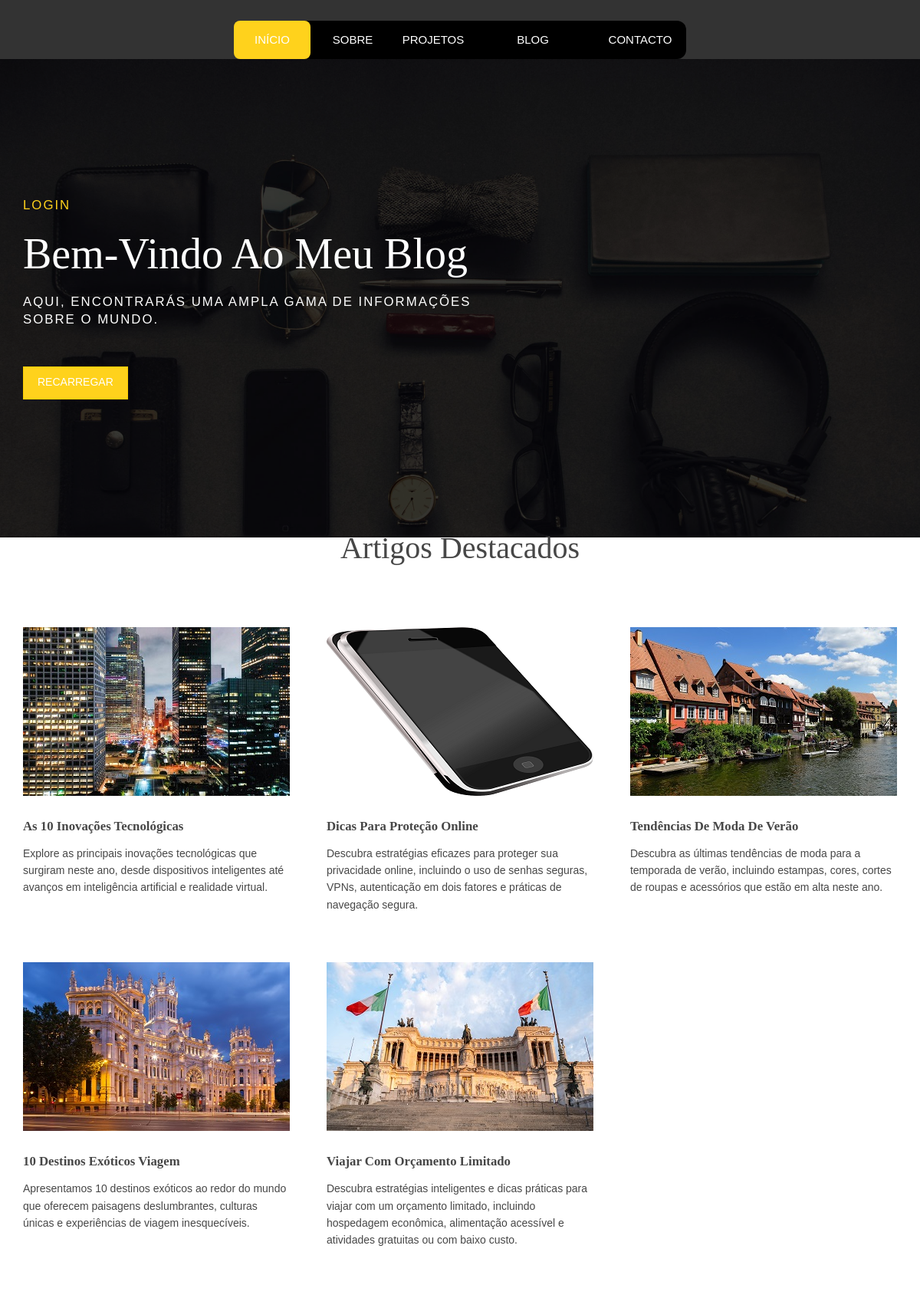
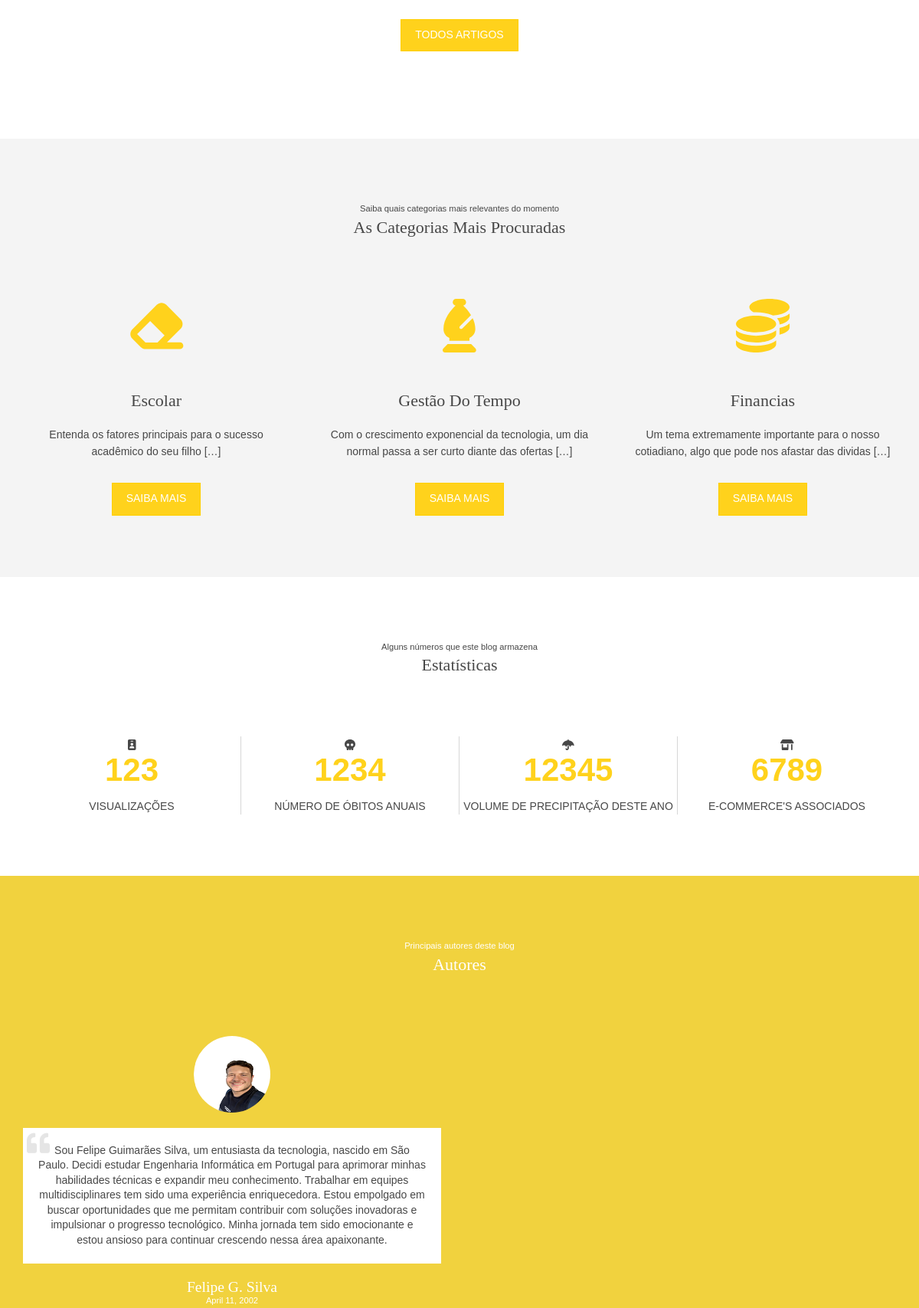
The app's page /artigos_blog/ (upper part) with its own data (2 pictures, top to bottom).
### portifolio/models.py (models this page shows, shortened)
class Artigo(models.Model):
    titulo = models.CharField(max_length=30)
    autor = models.ForeignKey(Autor, on_delete=models.CASCADE)
    categoria = models.ManyToManyField(Categoria, related_name="artigos")
    descricao = models.TextField(blank=False, null=False)
    data = models.DateTimeField(auto_now_add=True)
    destaque = models.BooleanField(default=False)
    imagem = models.ImageField(upload_to='artigos/', blank=True, null=True)
    visitas = models.PositiveIntegerField(default=0)
    conteudo = models.TextField(default='your_default_value', blank=False, null=False)  # Add the default parameter

class Autor(models.Model):
    nome = models.CharField(max_length=30)
    biografia = models.TextField(blank=True, null=True)
    foto = models.ImageField(upload_to='autores/', blank=True, null=True)
    data_nascimento = models.DateField(blank=True, null=True)
    website = models.URLField(blank=True, null=True)

### portifolio/views.py (the view)
# urls.py: path('artigos_blog/', views.artigos_blog, name='artigos_blog'),
def artigos_blog(request):
    categorias = Categoria.objects.all()
    artigos = Artigo.objects.all()
    autores = Autor.objects.all()
    context = {
        'categorias': categorias,
        'artigos': artigos,
        'autores': autores
    }
    return render(request, 'portfolio/blog/blog_template_folder/artigos_blog.html', context)

### portifolio/templates/portfolio/blog/blog_template_folder/artigos_blog.html (shortened to what this page needs)
{% extends 'portfolio/base/layout_base.html' %}
{% block link %}
    {% load static %}
    <link rel="stylesheet" href="{% static 'portfolio/css/blog/blog_template_folder/home_full_template.css' %}">
{% endblock %}
{% block main %}
    <div class="bgded overlay" style="background-image:url('{% static 'portfolio/images/about/header-bg.jpg' %}');">
        <div id="pageintro" class="hoc clear">
            <p>
                {% if request.user.is_authenticated %}
                    user: {{ request.user }}
                    <a href="{% url 'portifolio:logout_blog' %}">Logout</a>
                {% else %}
                    <a href="{% url 'portifolio:login_blog' %}">Login</a>
                {% endif %}
            </p>
            <article>
                <h3 class="heading">Bem-vindo ao meu Blog</h3>
                <p>Aqui, encontrarás uma ampla gama de informações sobre o mundo.</p>
                <footer><a class="btn" href="#">Recarregar</a></footer>
            </article>
        </div>
    </div>
    <div class="wrapper row3">
        <main class="hoc container clear">
            <section id="introblocks">
                <h1 style="padding: 60px; text-align: center; font-size: 40px;">Artigos Destacados</h1>
                <ul class="nospace group">
                    {% for artigo in artigos %}
                        <li class="one_third">
                            <figure><a class="imgover" href="{% url 'portifolio:artigo_blog' artigo.id %}"> <img
                                    src="{{ artigo.imagem.url }}"
                                    alt="Imagem do Artigo"></a>
                                <figcaption>
                                    <h6 class="heading">{{ artigo.titulo }}</h6>
                                    <p>{{ artigo.descricao }}</p>
                                </figcaption>
                            </figure>
                        </li>
                    {% endfor %}
                </ul>
            </section>
            <p style="padding: 20px; text-align: center;">
            </p>
            <p style="padding: 20px; text-align: center;">
                <a href="{% url 'portifolio:artigos_blog' %}" class="btn btn-success btn-block">
                    Todos Artigos</a>
            </p>
        </main>
    </div>
    <div class="wrapper row2">
        <section class="hoc container clear">
            <div class="sectiontitle">
                <p class="nospace font-xs">Saiba quais categorias mais relevantes do momento</p>
                <h6 class="heading">As categorias mais procuradas</h6>
            </div>
            <ul class="nospace group center">
                <li class="one_third first">
                    <article><a href="#"><i class="fas fa-eraser fa-5x btmspace-50"></i></a>
                        <h6 class="heading">Escolar</h6>
                        <p class="btmspace-30">Entenda os fatores principais para o sucesso acadêmico do seu filho [&hellip;]</p>
                        <footer><a class="btn" href="#">Saiba Mais</a></footer>
                    </article>
                </li>
                <li class="one_third">
                    <article><a href="#"><i class="fas fa-chess-bishop fa-5x btmspace-50"></i></a>
                        <h6 class="heading">Gestão do Tempo</h6>
                        <p class="btmspace-30">Com o crescimento exponencial da tecnologia, um dia normal passa a ser
                            curto diante das ofertas [&hellip;]</p>
                        <footer><a class="btn" href="#">Saiba Mais</a></footer>
                    </article>
                </li>
                <li class="one_third">
                    <article><a href="#"><i class="fas fa-coins fa-5x btmspace-50"></i></a>
                        <h6 class="heading">Financias</h6>
                        <p class="btmspace-30">Um tema extremamente importante para o nosso cotiadiano, algo que pode
                            nos afastar das dividas [&hellip;]</p>
                        <footer><a class="btn" href="#">Saiba Mais</a></footer>
                    </article>
                </li>
            </ul>
        </section>
    </div>
    <div class="wrapper row3">
        <section class="hoc container clear">
            <div class="sectiontitle">
                <p class="nospace font-xs">Alguns números que este blog armazena</p>
                <h6 class="heading">Estatísticas</h6>
            </div>
            <ul id="stats" class="nospace group">
                <li><i class="fas fa-id-badge"></i>
                    <p><a href="#">123</a></p>
                    <p>Visualizações</p>
                </li>
                <li><i class="fas fa-skull"></i>
                    <p><a href="#">1234</a></p>
                    <p>Número de óbitos anuais</p>
                </li>
                <li><i class="fas fa-umbrella"></i>
                    <p><a href="#">12345</a></p>
                    <p>Volume de precipitação deste ano</p>
                </li>
                <li><i class="fas fa-store-alt"></i>
                    <p><a href="#">6789</a></p>
                    <p>E-commerce's associados</p>
                </li>
            </ul>
        </section>
    </div>
    <div class="wrapper coloured">
        <section id="testimonials" class="hoc container clear">
            <div class="sectiontitle">
                <p class="nospace font-xs">Principais autores deste blog</p>
                <h6 class="heading">Autores</h6>
            </div>
            {% for autor in autores %}
                <article class="one_half first"><img src="{{ autor.foto.url }}" alt="Imagem do Autor">
                    <blockquote>{{ autor.biografia }} </blockquote>
                    <h6 class="heading">{{ autor.nome }}</h6>
                    <em>{{ autor.data_nascimento }}</em></article>
            {% endfor %}
        </section>
    </div>
{% endblock main %}

### portifolio/static/portfolio/css/blog/blog_template_folder/home_full_template.css (style rules this page uses)
#pageintro { padding:180px 0; }
#pageintro article { display:block; max-width:55%; }
#pageintro .heading { margin-bottom:20px; font-size:4rem; }
#pageintro p:first-of-type { margin:0 0 20px 0; text-transform:uppercase; font-size:1.6rem; letter-spacing:2px; }
#pageintro p:last-of-type { font-size:1.2rem; }
#pageintro footer { margin-top:50px; }
.container { padding:80px 0; }
.sectiontitle { display:block; max-width:55%; margin:0 auto 80px; text-align:center; }
.sectiontitle * { margin:0; }
#introblocks { display:block; position:relative; margin:-150px 0 0 0; z-index:1; }
#introblocks > ul > li { margin-bottom:50px; }
#introblocks > ul > li:nth-last-child(-n+3) { margin-bottom:0; }
#introblocks > ul > li:nth-child(3n+1) { margin-left:0; clear:left; }
#introblocks figure figcaption { display:block; padding:30px 0 0 0; }
#introblocks figure figcaption .heading { font-size:1.2rem; font-weight:700; margin-bottom:0; }
#stats > li { display:block; float:left; width:25%; border:solid; border-width:0 1px 0 0; text-align:center; }
#stats > li:last-child { border:none; }
#stats > li * { margin:0; padding:0; }
#stats > li p:first-of-type { margin-bottom:15px; font-size:3rem; font-weight:700; line-height:1; }
#stats > li p:last-of-type { text-transform:uppercase; }
#testimonials article { text-align:center; }
#testimonials article * { margin:0; padding:0; }
#testimonials article img { margin-bottom:20px; border-radius:50%; }
#testimonials article blockquote { margin-bottom:20px; padding:20px; }
#testimonials article blockquote::before { top:5px; left:5px; font-size:30px; line-height:30px; }
#testimonials article .heading { font-size:1.4rem; }
#testimonials article em { display:block; margin-top:-5px; font-size:.8rem; font-style:normal; }
*, *::before, *::after { transition:all .3s ease-in-out; }
body { color:#474747; background-color:#FFFFFF; }
a { color:#FFD21C; }
.overlay { color:#FFFFFF; background-color:inherit; }
.overlay::after { color:inherit; background-color:rgba(0,0,0,.55); }
.btn, .btn.inverse:hover { color:#FFFFFF; background-color:#FFD21C; border-color: #ffcf00; }
.imgover, .imgover:hover::after { color:#41C379; }
.row2 { color:#474747; background-color:#F4F4F4; }
.row3 { color:#474747; background-color:#FFFFFF; }
.coloured { color:#FFFFFF; background:#f1d23e }
#pageintro { color:#FFFFFF; }
#stats > li { border-color:#D7D7D7; }
#testimonials article blockquote { color:#474747; background-color:#FFFFFF; }
#testimonials article blockquote::before { color:rgba(0,0,0,.1); }
@media screen and (min-width:1140px) { .hoc { max-width:1140px; } }

### portifolio/static/portfolio/css/base/layout_base.css (style rules this page uses)
* { box-sizing: border-box; }
:root { --color: #FFD21C; }

### records on screen
Artigo: imagem (picture), titulo "As 10 Inovações Tecnológicas", descricao "Explore as principais inovações tecnológicas que surgiram neste ano, desde dispositivos inteligentes até avanços em inteligência artificial e realidade virtual."
Artigo: imagem (picture), titulo "Dicas Para Proteção Online", descricao "Descubra estratégias eficazes para proteger sua privacidade online, incluindo o uso de senhas seguras, VPNs, autenticação em dois fatores e práticas de navegação segura."
Artigo: imagem (picture), titulo "Tendências De Moda De Verão", descricao "Descubra as últimas tendências de moda para a temporada de verão, incluindo estampas, cores, cortes de roupas e acessórios que estão em alta neste ano."
Artigo: imagem (picture), titulo "10 Destinos Exóticos Viagem", descricao "Apresentamos 10 destinos exóticos ao redor do mundo que oferecem paisagens deslumbrantes, culturas únicas e experiências de viagem inesquecíveis."
Artigo: imagem (picture), titulo "Viajar Com Orçamento Limitado", descricao "Descubra estratégias inteligentes e dicas práticas para viajar com um orçamento limitado, incluindo hospedagem econômica, alimentação acessível e atividades gratuitas ou com baixo custo."
Autor: foto (picture), biografia "Sou Felipe Guimarães Silva, um entusiasta da tecnologia, nascido em São Paulo. Decidi estudar Engenharia Informática em Portugal para aprimorar minhas habilidades técnicas e expandir meu conhecimento. Trabalhar em equipes multidisciplinares tem sido uma experiência enriquecedora. Estou empolgado em buscar oportunidades que me permitam contribuir com soluções inovadoras e impulsionar o progresso tecnológico. Minha jornada tem sido emocionante e estou ansioso para continuar crescendo nessa área apaixonante.", nome "Felipe G. Silva", data_nascimento "April 11, 2002"
